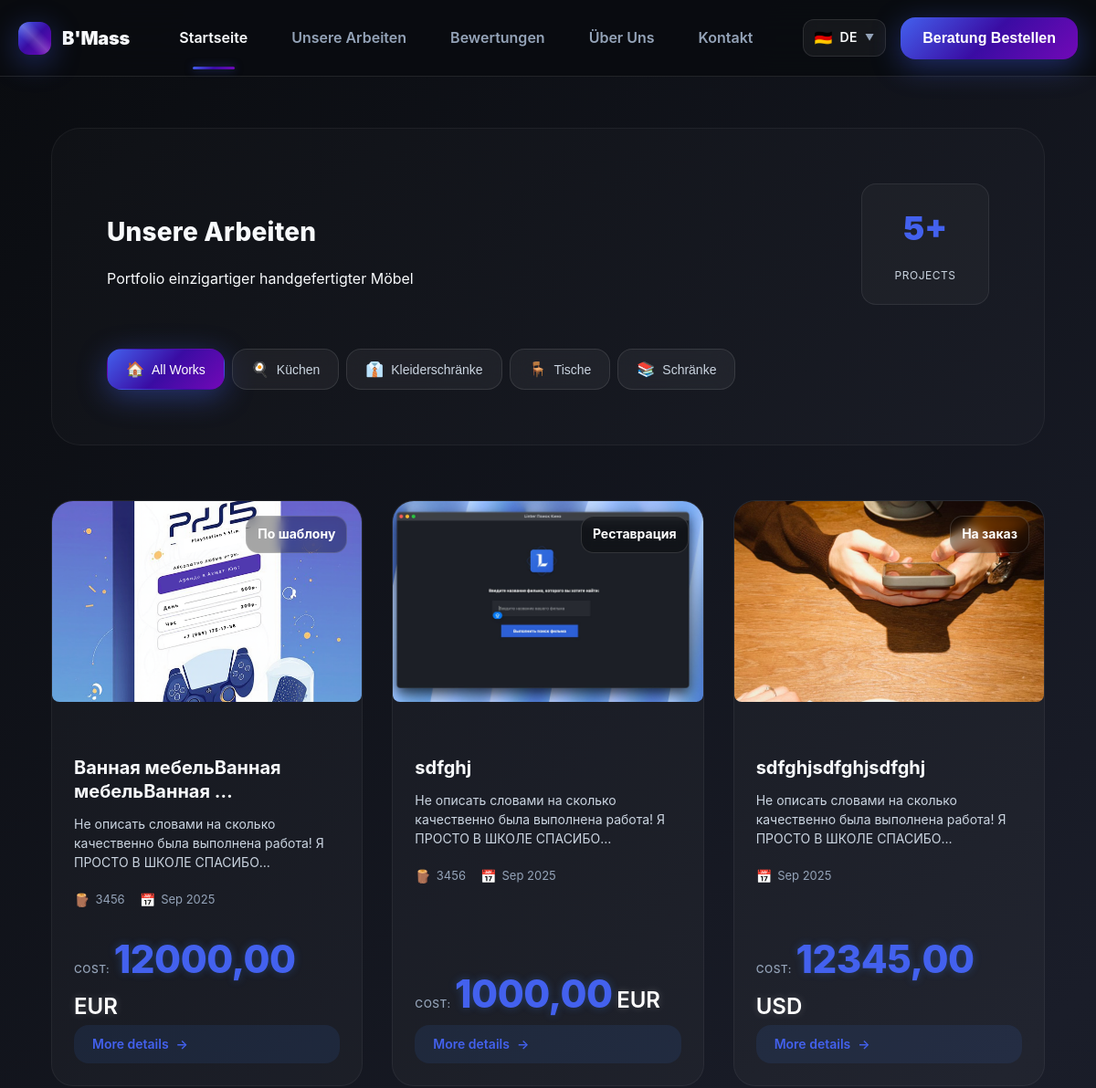
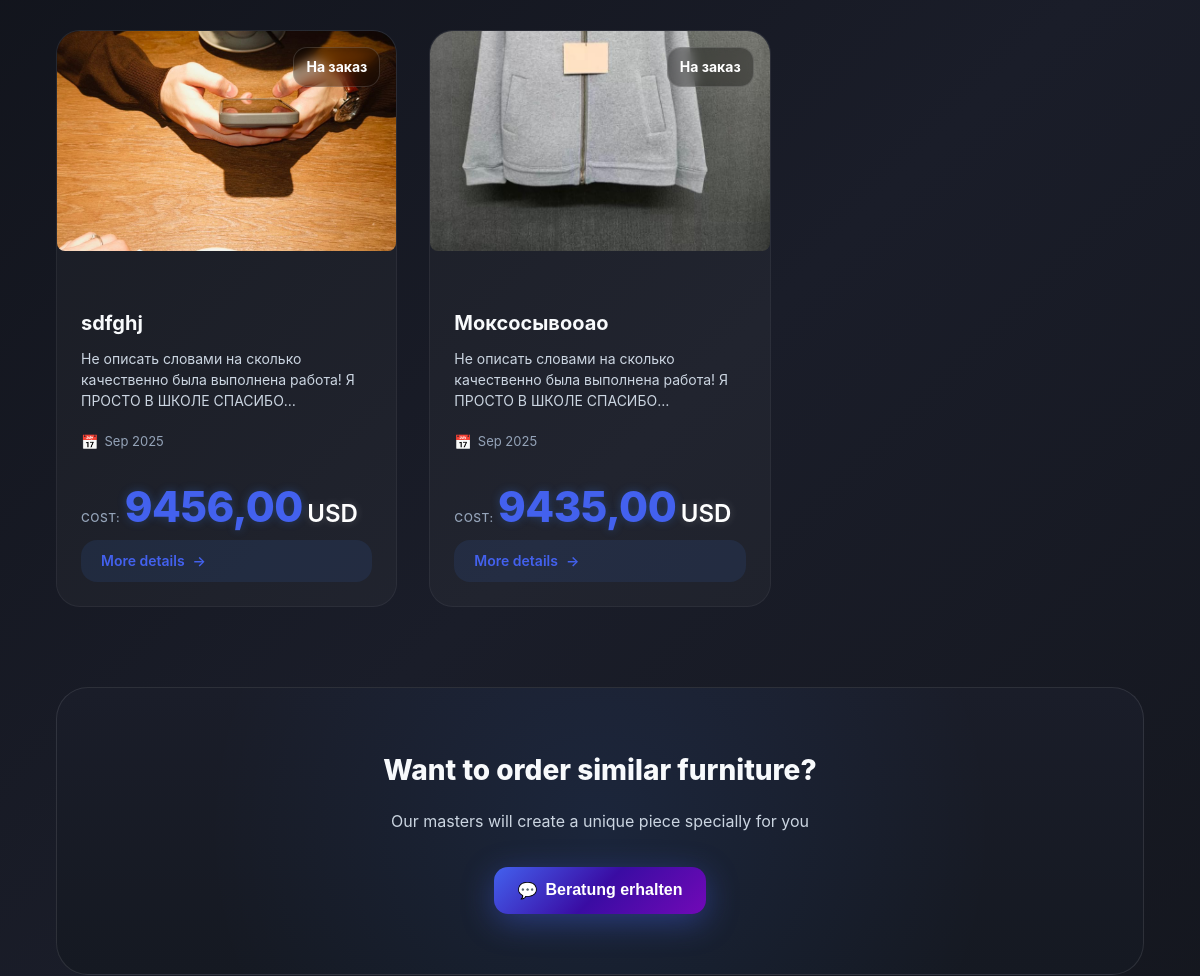
/portfolio/ (upper part), run on an earlier commit of the app's database (2 pictures, top to bottom).
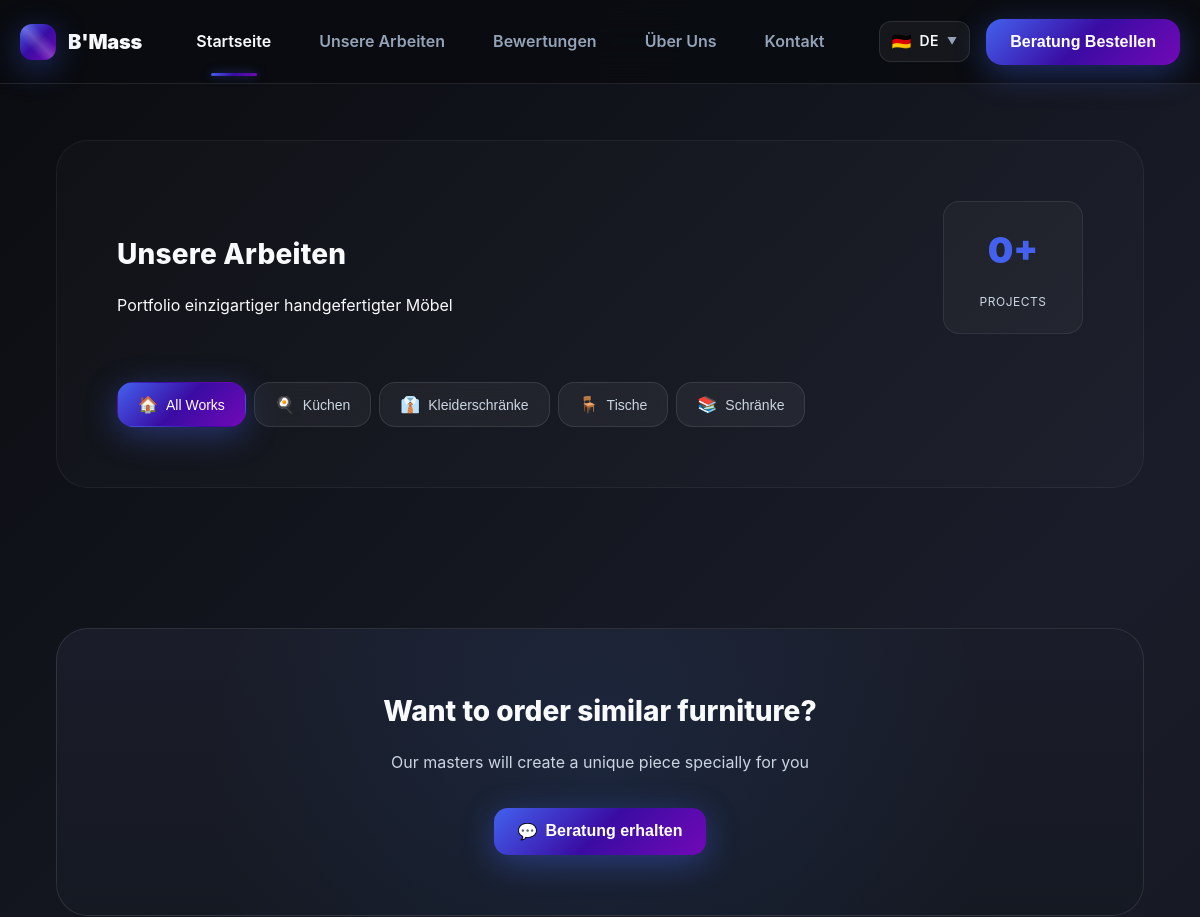
And on a later commit of the database.
### admin_service/models.py (models this page shows, shortened)
class Work(models.Model):
    title = models.CharField(max_length=255, blank=True, verbose_name="Название мебели | Тип")
    description = models.TextField(blank=True, verbose_name="Описание мебели")
    image = models.ImageField(upload_to="portfolio/", verbose_name="Фотография мебели")
    price = models.DecimalField(max_digits=10, decimal_places=2, verbose_name="Цена", default=0)
    currency = models.CharField(max_length=5, choices=CURRENCIES, default="usd", verbose_name="Валюта")
    country = models.CharField(max_length=5, choices=COUNTRIES, default="us", verbose_name="Страна работы")
    date = models.DateField(blank=True, null=True, verbose_name="Дата изготовления")
    language = models.CharField(max_length=5, choices=languages, verbose_name="Выбор языка на работе")
    work_type = models.CharField(max_length=20, choices=WORK_TYPES, verbose_name="Тип работы", default="custom")
    status = models.CharField(max_length=20, choices=STATUSES, verbose_name="Статус", default="in_progress")
    material = models.CharField(max_length=100, blank=True, verbose_name="Материал")
    width = models.DecimalField(max_digits=6, decimal_places=2, blank=True, null=True, verbose_name="Ширина (см)")
    height = models.DecimalField(max_digits=6, decimal_places=2, blank=True, null=True, verbose_name="Высота (см)")
    depth = models.DecimalField(max_digits=6, decimal_places=2, blank=True, null=True, verbose_name="Глубина (см)")
    created_at = models.DateTimeField(auto_now_add=True, blank=True, verbose_name='Дата добавления')
    class Meta:
        verbose_name = "Работа"
        verbose_name_plural = "Работы"
        ordering = ["-created_at"]

### client_service/views.py (the view)
# urls.py: path("portfolio/", all_works, name="portfolio"),
def all_works(request):
    works = Work.objects.all()
    contacts = Contact.objects.all()
    return render(request, "works/works.html", context={
        "works": works,
        "contacts": contacts
    })

### client_service/templates/works/works.html (shortened to what the changed rows need)
{% extends 'base/base.html' %}
{% load i18n %}
{% block content %}
<section class="section">
    <div class="container">
        <div class="works-hero">
            <div class="section-header">
                <div>
                    <h1 class="section-title">{% trans 'Our Works' %}</h1>
                </div>
                <div class="works-stats">
                    <div class="stat-item">
                        <span class="stat-number">{{ works|length }}+</span>
                        <span class="stat-label">{% trans 'projects' %}</span>
                    </div>
                </div>
            </div>
        </div>
        <div class="portfolio-enhanced-grid" id="portfolioGrid">
            {% for work in works %}
            <article class="portfolio-card" data-category="{{ work.work_type }}">
                <div class="card-image-container">
                    <div class="card-badges">
                        <span class="badge badge-category">{{ work.get_work_type_display }}</span>
                    </div>
                </div>
                <div class="card-content">
                    <div class="card-main-content">
                        <h3 class="card-title">{{ work.title|truncatewords:3 }}</h3>
                        <p class="card-description">{{ work.description|truncatewords:16|default:"{% trans 'Description will appear soon' %}" }}</p>
                        <div class="card-details">
                            {% if work.material %}
                            <div class="detail-item">
                                <span class="detail-icon">🪵</span>
                                <span class="detail-text">{{ work.material }}</span>
                            </div>
                            {% endif %}
                            <div class="detail-item">
                                <span class="detail-icon">📅</span>
                                <span class="detail-text">{{ work.date|date:"M Y" }}</span>
                            </div>
                        </div>
                    </div>
                    <div class="card-footer">
                        <div class="price-section">
                            <span class="price-label">{% trans 'Cost:' %}</span>
                            {% if work.price %}
                            <span class="price-value">{{ work.price }}</span>
                            <span class="price-unit">{{ work.currency|upper }}</span>
                            {% else %}
                            <span class="price-value request">{% trans 'By request' %}</span>
                            {% endif %}
                        </div>
                        <a href="{% url 'client_service:work_detail' work.id %}" class="view-btn">
                            <span>{% trans 'More details' %}</span>
                            <span class="btn-arrow">→</span>
                        </a>
                    </div>
                </div>
            </article>
            {% endfor %}
        </div>
    </div>
</section>
{% endblock %}

What changed in the data, as far as the page shows it:
removed Work: work_type "По шаблону", title "Ванная мебельВанная мебельВанная …", description "Не описать словами на сколько качественно была выполнена работа! Я ПРОСТО В ШКОЛЕ…", material "3456", date "Sep 2025", price "12000,00", currency "EUR"
removed Work: work_type "Реставрация", title "sdfghj", description "Не описать словами на сколько качественно была выполнена работа! Я ПРОСТО В ШКОЛЕ…", material "3456", date "Sep 2025", price "1000,00", currency "EUR"
removed Work: work_type "На заказ", title "sdfghjsdfghjsdfghj", description "Не описать словами на сколько качественно была выполнена работа! Я ПРОСТО В ШКОЛЕ…", date "Sep 2025", price "12345,00", currency "USD"
removed Work: work_type "На заказ", title "sdfghj", description "Не описать словами на сколько качественно была выполнена работа! Я ПРОСТО В ШКОЛЕ…", date "Sep 2025", price "9456,00", currency "USD"
removed Work: work_type "На заказ", title "Моксосывооао", description "Не описать словами на сколько качественно была выполнена работа! Я ПРОСТО В ШКОЛЕ…", date "Sep 2025", price "9435,00", currency "USD"
Also different on the page:
{{ works|length }}: "5" → "0"
